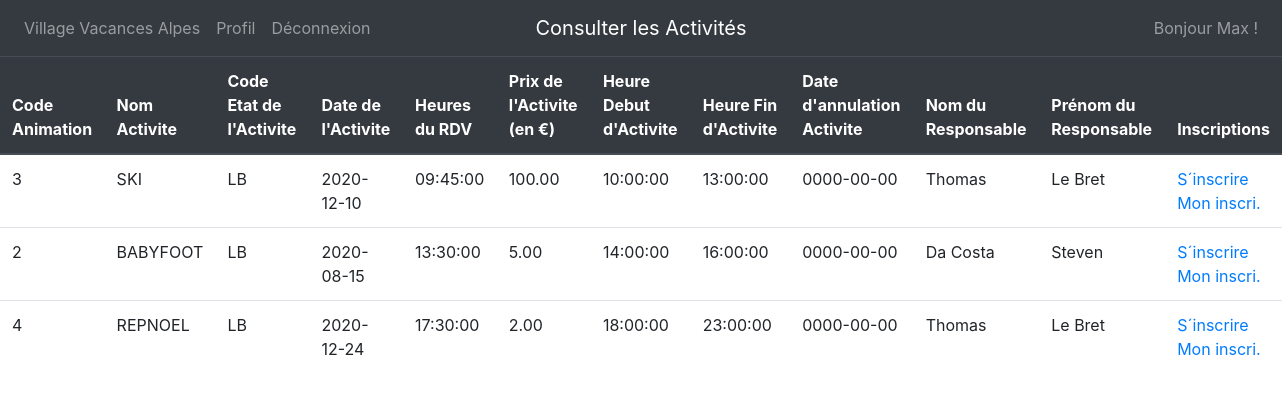
The app's page /index.php?page=consulterActivite (signed in) with its own data.
### tables this page shows
CREATE TABLE IF NOT EXISTS `activite` (
  `NOACT` int(4) NOT NULL AUTO_INCREMENT,
  `CODEANIM` char(8) NOT NULL,
  `CODEETATACT` char(2) NOT NULL,
  `DATEACT` date NOT NULL,
  `HRRDVACT` time DEFAULT NULL,
  `PRIXACT` decimal(7,2) DEFAULT NULL,
  `HRDEBUTACT` time DEFAULT NULL,
  `HRFINACT` time DEFAULT NULL,
  `DATEANNULEACT` date DEFAULT NULL,
  `NOMRESP` char(40) DEFAULT NULL,
  `PRENOMRESP` char(30) DEFAULT NULL,
  PRIMARY KEY (`NOACT`),
  KEY `I_FK_ACTIVITE_ANIMATION` (`CODEANIM`),
  KEY `I_FK_ACTIVITE_ETAT_ACT` (`CODEETATACT`)
);

### fonctions/activite.php (called while the page is built, shortened)
<?php
function getActivites() {
    $con = mysqli_connect("localhost","root" ,"", "gacti");
    $req =
    "
    SELECT *
    FROM activite
    WHERE activite.DATEANNULEACT = '0000-00-00'
    ";
    $res = mysqli_query($con, $req);
    $activite = [];
    while($ligne = mysqli_fetch_assoc($res))
      array_push($activite, $ligne);
    return $activite;
}

### vue/activite/consulterActivite.php (the view, shortened to what this page needs)
<nav class="navbar navbar-expand-lg navbar-dark navbar-light bg-dark">
  <div class="navbar-collapse collapse w-100 order-1 order-md-0 dual-collapse2">
    <ul class="navbar-nav mr-auto">
		<a class="nav-item nav-link" href="index.php?page=accueil">Village Vacances Alpes </a>
		<?php
		if ($_SESSION["TYPEPROFIL"] === 'EN')
		{
			echo '<a class="nav-item nav-link" href="index.php?page=userProfilAdmin">Profil</a>
			<li class="nav-item dropdown">
				<a class="nav-link dropdown-toggle" href="#" id="navbarDropdownMenuLink" data-toggle="dropdown" > Activités </a>
					<ul class="dropdown-menu">
						<li class="dropdown-submenu"><a class="dropdown-item dropdown-toggle" href="#">Gestion des activités</a>
							<ul class="dropdown-menu">
								<li><a class="dropdown-item" href="index.php?page=creeActivite">Créer une Activité</a></li>
							 </ul>
						</li>
						<li class="dropdown-submenu"><a class="dropdown-item dropdown-toggle" href="#">Gestion des inscriptions</a>
							<ul class="dropdown-menu">
								<li><a class="dropdown-item" href="index.php?page=mesInscriptions">Liste de mes inscriptions</a></li>
								<li><a class="dropdown-item" href="index.php?page=vueInscription">Liste des inscrits</a></li>
							</ul>
						</li>
					</ul>
			</li>
			<li class="nav-item dropdown">
						 <a class="nav-link dropdown-toggle" href="#" id="navbarDropdownMenuLink" data-toggle="dropdown"> Animations </a>
						 <ul class="dropdown-menu">
							 <li><a class="dropdown-item" href="index.php?page=creeAnimation">Créer une Animation</a></li>
							 <li><a class="dropdown-item" href="index.php?page=consulterAnimation">Consulter une Animation</a></li>
						 </ul>
			</li>';
		}
		else
		{
			echo '<a class="nav-item nav-link" href="index.php?page=userProfilUser">Profil</a>';
		}
		 ?>
		<a class="nav-item nav-link" href="index.php?page=deconnexion">Déconnexion</a>
	</div>
	<div class="mx-auto order-0">
		<a class="navbar-brand mx-auto" href="#">Consulter les Activités</a>
	</div>
	<div class="navbar-collapse collapse w-100 order-3">
		<ul class="navbar-nav ml-auto">
			<li class="nav-item">
				<a class="nav-link">Bonjour <?=$_SESSION['NOMCOMPTE']?> !</a>
			</li>
		</ul>
	</div>
</nav>
	<table class="table">
		<thead class="thead-dark">
	    <tr>
	      <th scope="col">Code Animation</th>
	      <th scope="col">Nom Activite</th>
	      <th scope="col">Code Etat de l'Activite</th>
	      <th scope="col">Date de l'Activite</th>
	      <th scope="col">Heures du RDV</th>
	      <th scope="col">Prix de l'Activite (en €)</th>
	      <th scope="col">Heure Debut d'Activite</th>
	      <th scope="col">Heure Fin d'Activite</th>
	      <th scope="col">Date d'annulation Activite</th>
	      <th scope="col">Nom du Responsable</th>
				<th scope="col">Prénom du Responsable</th>
				<?php
				if ($_SESSION["TYPEPROFIL"] === 'EN')
				{
					echo'<th scope="col">Inscriptions</th>
							 <th scope="col">Action</th>';
				}
				else
				{
					echo'<th scope="col">Inscriptions</th>';
				}?>
	    </tr>
			</thead>
	      <?php
				include_once('././fonctions/activite.php');
				$activite = getActivites();
				for($acti = 0; $acti < count($activite); $acti++)
				{
					echo "<tr>";
					foreach($activite[$acti] as $key => $value)
					{
						echo "<td>".$value."</td>";
					}
					$idActivity = $activite[$acti]["NOACT"];
					echo "<td>";
					echo '<a href="index.php?page=creeInscription&id='.$idActivity.'">S´inscrire</a>';
					echo '<br>';
					echo '<a href="index.php?page=mesInscriptions">Mon inscri.</a>';
					echo '<br>';
			}
				?>
	</table>

### records on screen
activite: NOACT "3", CODEANIM "SKI", CODEETATACT "LB", DATEACT "2020-12-10", HRRDVACT "09:45:00", PRIXACT "100.00", HRDEBUTACT "10:00:00", HRFINACT "13:00:00", DATEANNULEACT "0000-00-00", NOMRESP "Thomas", PRENOMRESP "Le Bret"
activite: NOACT "2", CODEANIM "BABYFOOT", CODEETATACT "LB", DATEACT "2020-08-15", HRRDVACT "13:30:00", PRIXACT "5.00", HRDEBUTACT "14:00:00", HRFINACT "16:00:00", DATEANNULEACT "0000-00-00", NOMRESP "Da Costa", PRENOMRESP "Steven"
activite: NOACT "4", CODEANIM "REPNOEL", CODEETATACT "LB", DATEACT "2020-12-24", HRRDVACT "17:30:00", PRIXACT "2.00", HRDEBUTACT "18:00:00", HRFINACT "23:00:00", DATEANNULEACT "0000-00-00", NOMRESP "Thomas", PRENOMRESP "Le Bret"

### other values on screen
$_SESSION['NOMCOMPTE'] "Max"
